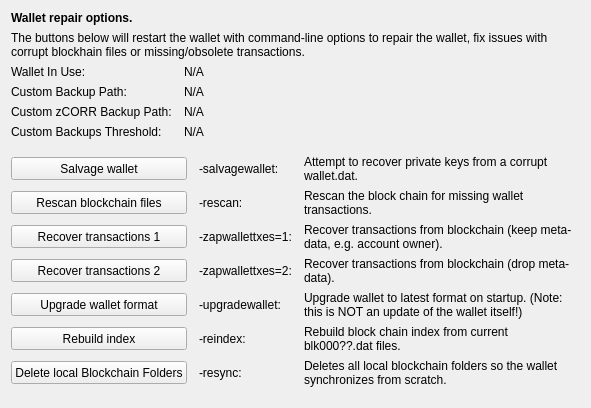
     <widget class="QWidget" name="tab_repair">
      <attribute name="title">
       <string>&amp;Wallet Repair</string>
      </attribute>
      <layout class="QGridLayout" name="gridLayout_4" columnstretch="0,0,0,0">
       <property name="horizontalSpacing">
        <number>12</number>
       </property>
       <item row="0" column="0" colspan="4">
        <widget class="QLabel" name="label_repair_header">
         <property name="font">
          <font>
           <weight>75</weight>
           <bold>true</bold>
          </font>
         </property>
         <property name="text">
          <string>Wallet repair options.</string>
         </property>
        </widget>
       </item>
       <item row="1" column="0" colspan="4">
        <widget class="QLabel" name="label_repair_helptext">
         <property name="font">
          <font>
           <weight>50</weight>
           <bold>false</bold>
          </font>
         </property>
         <property name="text">
          <string>The buttons below will restart the wallet with command-line options to repair the wallet, fix issues with corrupt blockhain files or missing/obsolete transactions.</string>
         </property>
         <property name="wordWrap">
          <bool>true</bool>
         </property>
        </widget>
       </item>
       <item row="2" column="0">
        <widget class="QLabel" name="wallet_path_label">
         <property name="text">
          <string>Wallet In Use:</string>
         </property>
        </widget>
       </item>
       <item row="2" column="1" colspan="3">
        <widget class="QLabel" name="wallet_path">
         <property name="cursor">
          <cursorShape>IBeamCursor</cursorShape>
         </property>
         <property name="text">
          <string>N/A</string>
         </property>
         <property name="textFormat">
          <enum>Qt::PlainText</enum>
         </property>
         <property name="textInteractionFlags">
          <set>Qt::LinksAccessibleByMouse|Qt::TextSelectableByKeyboard|Qt::TextSelectableByMouse</set>
         </property>
        </widget>
       </item>
       <item row="3" column="0">
        <widget class="QLabel" name="wallet_custombackuppath_label">
         <property name="visible">
          <bool>false</bool>
         </property>
         <property name="text">
          <string>Custom Backup Path:</string>
         </property>
        </widget>
       </item>
       <item row="3" column="1" colspan="3">
        <widget class="QLabel" name="wallet_custombackuppath">
         <property name="cursor">
          <cursorShape>IBeamCursor</cursorShape>
         </property>
         <property name="visible">
          <bool>false</bool>
         </property>
         <property name="text">
          <string>N/A</string>
         </property>
         <property name="textFormat">
          <enum>Qt::PlainText</enum>
         </property>
         <property name="textInteractionFlags">
          <set>Qt::LinksAccessibleByMouse|Qt::TextSelectableByKeyboard|Qt::TextSelectableByMouse</set>
         </property>
        </widget>
       </item>
       <item row="4" column="0">
        <widget class="QLabel" name="wallet_customzcorrbackuppath_label">
         <property name="visible">
          <bool>false</bool>
         </property>
         <property name="text">
          <string>Custom zCORR Backup Path:</string>
         </property>
        </widget>
       </item>
       <item row="4" column="1" colspan="3">
        <widget class="QLabel" name="wallet_customzcorrbackuppath">
         <property name="cursor">
          <cursorShape>IBeamCursor</cursorShape>
         </property>
         <property name="visible">
          <bool>false</bool>
         </property>
         <property name="text">
          <string>N/A</string>
         </property>
         <property name="textFormat">
          <enum>Qt::PlainText</enum>
         </property>
         <property name="textInteractionFlags">
          <set>Qt::LinksAccessibleByMouse|Qt::TextSelectableByKeyboard|Qt::TextSelectableByMouse</set>
         </property>
        </widget>
       </item>
       <item row="5" column="0">
        <widget class="QLabel" name="wallet_custombackupthreshold_label">
         <property name="visible">
          <bool>false</bool>
         </property>
         <property name="text">
          <string>Custom Backups Threshold:</string>
         </property>
        </widget>
       </item>
       <item row="5" column="1" colspan="3">
        <widget class="QLabel" name="wallet_custombackupthreshold">
         <property name="cursor">
          <cursorShape>IBeamCursor</cursorShape>
         </property>
         <property name="visible">
          <bool>false</bool>
         </property>
         <property name="text">
          <string>N/A</string>
         </property>
         <property name="textFormat">
          <enum>Qt::PlainText</enum>
         </property>
         <property name="textInteractionFlags">
          <set>Qt::LinksAccessibleByMouse|Qt::TextSelectableByKeyboard|Qt::TextSelectableByMouse</set>
         </property>
        </widget>
       </item>
       <item row="6" column="0">
        <spacer name="verticalSpacer_repair1">
         <property name="orientation">
          <enum>Qt::Vertical</enum>
         </property>
         <property name="sizeHint" stdset="0">
          <size>
           <width>10</width>
           <height>10</height>
          </size>
         </property>
        </spacer>
       </item>
       <item row="7" column="0" colspan="2">
        <widget class="QPushButton" name="btn_salvagewallet">
         <property name="minimumSize">
          <size>
           <width>100</width>
           <height>23</height>
          </size>
         </property>
         <property name="text">
          <string>Salvage wallet</string>
         </property>
        </widget>
       </item>
       <item row="7" column="2">
        <widget class="QLabel" name="label_repair_salvage_command">
         <property name="text">
          <string notr="true">-salvagewallet:</string>
         </property>
        </widget>
       </item>
       <item row="7" column="3">
        <widget class="QLabel" name="label_repair_salvage">
         <property name="text">
          <string>Attempt to recover private keys from a corrupt wallet.dat.</string>
         </property>
         <property name="wordWrap">
          <bool>true</bool>
         </property>
        </widget>
       </item>
       <item row="8" column="0" colspan="2">
        <widget class="QPushButton" name="btn_rescan">
         <property name="minimumSize">
          <size>
           <width>100</width>
           <height>23</height>
          </size>
         </property>
         <property name="text">
          <string>Rescan blockchain files</string>
         </property>
        </widget>
       </item>
       <item row="8" column="2">
        <widget class="QLabel" name="label_repair_rescan_command">
         <property name="text">
          <string notr="true">-rescan:</string>
         </property>
        </widget>
       </item>
       <item row="8" column="3">
        <widget class="QLabel" name="label_repair_rescan">
         <property name="text">
          <string>Rescan the block chain for missing wallet transactions.</string>
         </property>
         <property name="wordWrap">
          <bool>true</bool>
         </property>
        </widget>
       </item>
       <item row="9" column="0" colspan="2">
        <widget class="QPushButton" name="btn_zapwallettxes1">
         <property name="minimumSize">
          <size>
           <width>100</width>
           <height>23</height>
          </size>
         </property>
         <property name="text">
          <string>Recover transactions 1</string>
         </property>
        </widget>
       </item>
       <item row="9" column="2">
        <widget class="QLabel" name="label_repair_zap1_command">
         <property name="text">
          <string notr="true">-zapwallettxes=1:</string>
         </property>
        </widget>
       </item>
       <item row="9" column="3">
        <widget class="QLabel" name="label_repair_zap1">
         <property name="text">
          <string>Recover transactions from blockchain (keep meta-data, e.g. account owner).</string>
         </property>
         <property name="wordWrap">
          <bool>true</bool>
         </property>
        </widget>
       </item>
       <item row="10" column="0" colspan="2">
        <widget class="QPushButton" name="btn_zapwallettxes2">
         <property name="minimumSize">
          <size>
           <width>100</width>
           <height>23</height>
          </size>
         </property>
         <property name="text">
          <string>Recover transactions 2</string>
         </property>
        </widget>
       </item>
       <item row="10" column="2">
        <widget class="QLabel" name="label_repair_zap2_command">
         <property name="text">
          <string notr="true">-zapwallettxes=2:</string>
         </property>
        </widget>
       </item>
       <item row="10" column="3">
        <widget class="QLabel" name="label_repair_zap2">
         <property name="text">
          <string>Recover transactions from blockchain (drop meta-data).</string>
         </property>
         <property name="wordWrap">
          <bool>true</bool>
         </property>
        </widget>
       </item>
       <item row="11" column="0" colspan="2">
        <widget class="QPushButton" name="btn_upgradewallet">
         <property name="minimumSize">
          <size>
           <width>100</width>
           <height>23</height>
          </size>
         </property>
         <property name="text">
          <string>Upgrade wallet format</string>
         </property>
        </widget>
       </item>
       <item row="11" column="2">
        <widget class="QLabel" name="label_repair_upgrade_command">
         <property name="text">
          <string notr="true">-upgradewallet:</string>
         </property>
        </widget>
       </item>
       <item row="11" column="3">
        <widget class="QLabel" name="label_repair_upgrade">
         <property name="text">
          <string>Upgrade wallet to latest format on startup. (Note: this is NOT an update of the wallet itself!)</string>
         </property>
         <property name="wordWrap">
          <bool>true</bool>
         </property>
        </widget>
       </item>
       <item row="12" column="0" colspan="2">
        <widget class="QPushButton" name="btn_reindex">
         <property name="minimumSize">
          <size>
           <width>100</width>
           <height>23</height>
          </size>
         </property>
         <property name="text">
          <string>Rebuild index</string>
         </property>
        </widget>
       </item>
       <item row="12" column="2">
        <widget class="QLabel" name="label_repair_reindex_command">
         <property name="text">
          <string notr="true">-reindex:</string>
         </property>
        </widget>
       </item>
       <item row="12" column="3">
        <widget class="QLabel" name="label_repair_reindex">
         <property name="text">
          <string>Rebuild block chain index from current blk000??.dat files.</string>
         </property>
         <property name="wordWrap">
          <bool>true</bool>
         </property>
        </widget>
       </item>
       <item row="13" column="0" colspan="2">
        <widget class="QPushButton" name="btn_resync">
         <property name="minimumSize">
          <size>
           <width>100</width>
           <height>23</height>
          </size>
         </property>
         <property name="text">
          <string>Delete local Blockchain Folders</string>
         </property>
        </widget>
       </item>
       <item row="13" column="2">
        <widget class="QLabel" name="label_repair_resync_command">
         <property name="text">
          <string>-resync:</string>
         </property>
        </widget>
       </item>
       <item row="13" column="3">
        <widget class="QLabel" name="label_repair_resync">
         <property name="text">
          <string>Deletes all local blockchain folders so the wallet synchronizes from scratch.</string>
         </property>
         <property name="wordWrap">
          <bool>true</bool>
         </property>
        </widget>
       </item>
       <item row="14" column="0">
        <spacer name="verticalSpacer_repair2">
         <property name="orientation">
          <enum>Qt::Vertical</enum>
         </property>
         <property name="sizeHint" stdset="0">
          <size>
           <width>20</width>
           <height>10</height>
          </size>
         </property>
        </spacer>
       </item>
      </layout>
     </widget>
